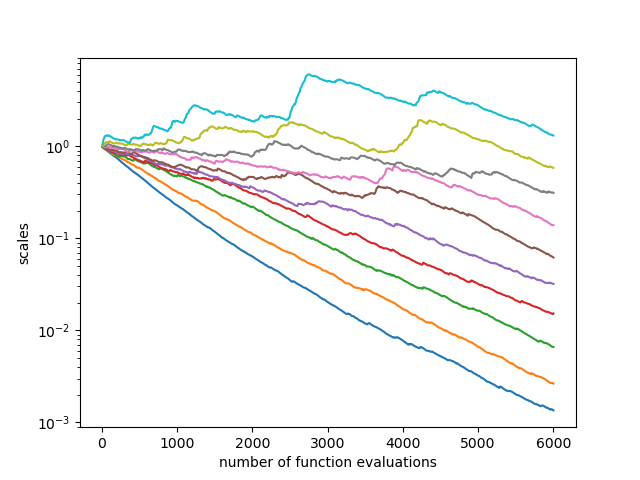

This chart was generated by the following Python code:
import math
import graph
import matplotlib.pyplot as plt
import random
import sys
import scipy.linalg


def print0(l):
    for i in l:
        sys.stdout.write("%+7.2e " % i)
    sys.stdout.write("\n")


def frandom(x):
    return random.uniform(0, 1)


def sphere(x):
    return math.fsum(e**2 for e in x)


def flower(x):
    a, b, c = 1, 1, 4
    return a * math.sqrt(x[0]**2 + x[1]**2) + b * math.sin(
        c * math.atan2(x[1], x[0]))


def elli(x):
    n = len(x)
    return math.fsum(1e6**(i / (n - 1)) * x[i]**2 for i in range(n))


def rosen(x):
    alpha = 100
    return sum(alpha * (x[:-1]**2 - x[1:])**2 + (1 - x[:-1])**2)


def cigar(x):
    return x[0]**2 + 1e6 * math.fsum(e**2 for e in x[1:])


random.seed(1234)
print0(graph.cmaes(elli, (2, 2, 2, 2), 1, 167))
print0(graph.cmaes(sphere, 8 * [1], 1, 100))
print0(graph.cmaes(cigar, 8 * [1], 1, 300))
print0(graph.cmaes(rosen, 8 * [0], 0.5, 439))
print0(graph.cmaes(flower, (1, 1), 1, 200))

trace = graph.cmaes(elli, 10 * [0.1], 0.1, 600, trace=True)
nfev, fmin, xmin, sigma, C, *rest = zip(*trace)
plt.figure()
plt.yscale("log")
plt.xlabel("number of function evaluations")
plt.ylabel("fmin")
plt.plot(nfev, fmin)

plt.figure()
plt.xlabel("number of function evaluations")
plt.ylabel("object variables")
for x in zip(*xmin):
    plt.plot(nfev, x)

plt.figure()
plt.xlabel("number of function evaluations")
plt.ylabel("sigma")
plt.yscale("log")
plt.plot(nfev, sigma)

ratio, scale = [], []
for c in C:
    w = [math.sqrt(e) for e in scipy.linalg.eigvalsh(c)]
    scale.append(w)
    ratio.append(w[-1] / w[0])

plt.figure()
plt.xlabel("number of function evaluations")
plt.ylabel("axis ratio")
plt.yscale("log")
plt.plot(nfev, ratio)

plt.figure()
plt.xlabel("number of function evaluations")
plt.ylabel("scales")
plt.yscale("log")
for s in zip(*scale):
    plt.plot(nfev, s)
plt.savefig("cmaes0.png")
